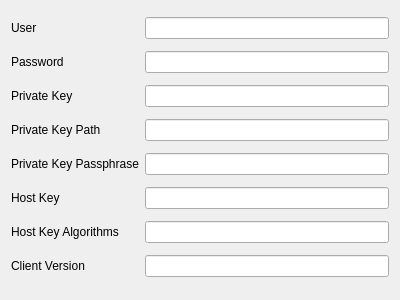
<?xml version="1.0" encoding="UTF-8"?>
<ui version="4.0">
 <class>EditSSH</class>
 <widget class="QWidget" name="EditSSH">
  <property name="geometry">
   <rect>
    <x>0</x>
    <y>0</y>
    <width>400</width>
    <height>300</height>
   </rect>
  </property>
  <property name="windowTitle">
   <string notr="true">EditSSH</string>
  </property>
  <layout class="QGridLayout" name="gridLayout">
   <item row="2" column="0">
    <widget class="QLabel" name="Private_Key">
     <property name="text">
      <string>Private Key</string>
     </property>
    </widget>
   </item>
   <item row="5" column="1">
    <widget class="QLineEdit" name="host_key"/>
   </item>
   <item row="3" column="1">
    <widget class="QLineEdit" name="private_key_path"/>
   </item>
   <item row="4" column="1">
    <widget class="QLineEdit" name="private_key_passphrase"/>
   </item>
   <item row="0" column="1">
    <widget class="QLineEdit" name="user"/>
   </item>
   <item row="6" column="1">
    <widget class="QLineEdit" name="host_key_algorithms"/>
   </item>
   <item row="2" column="1">
    <widget class="QLineEdit" name="private_key"/>
   </item>
   <item row="3" column="0">
    <widget class="QLabel" name="Private_Key_Path">
     <property name="text">
      <string>Private Key Path</string>
     </property>
    </widget>
   </item>
   <item row="4" column="0">
    <widget class="QLabel" name="Private_Key_Passphrase">
     <property name="text">
      <string>Private Key Passphrase</string>
     </property>
    </widget>
   </item>
   <item row="1" column="0">
    <widget class="QLabel" name="Password">
     <property name="text">
      <string>Password</string>
     </property>
    </widget>
   </item>
   <item row="0" column="0">
    <widget class="QLabel" name="User">
     <property name="text">
      <string>User</string>
     </property>
    </widget>
   </item>
   <item row="5" column="0">
    <widget class="QLabel" name="Host_Key">
     <property name="text">
      <string>Host Key</string>
     </property>
    </widget>
   </item>
   <item row="1" column="1">
    <widget class="QLineEdit" name="password"/>
   </item>
   <item row="7" column="1">
    <widget class="QLineEdit" name="client_version"/>
   </item>
   <item row="6" column="0">
    <widget class="QLabel" name="Host_Key_Algorithms">
     <property name="text">
      <string>Host Key Algorithms</string>
     </property>
    </widget>
   </item>
   <item row="7" column="0">
    <widget class="QLabel" name="Client_Version">
     <property name="text">
      <string>Client Version</string>
     </property>
    </widget>
   </item>
  </layout>
 </widget>
 <tabstops>
  <tabstop>user</tabstop>
  <tabstop>password</tabstop>
  <tabstop>private_key</tabstop>
  <tabstop>private_key_path</tabstop>
  <tabstop>private_key_passphrase</tabstop>
  <tabstop>host_key</tabstop>
  <tabstop>host_key_algorithms</tabstop>
  <tabstop>client_version</tabstop>
 </tabstops>
 <resources/>
 <connections/>
</ui>
